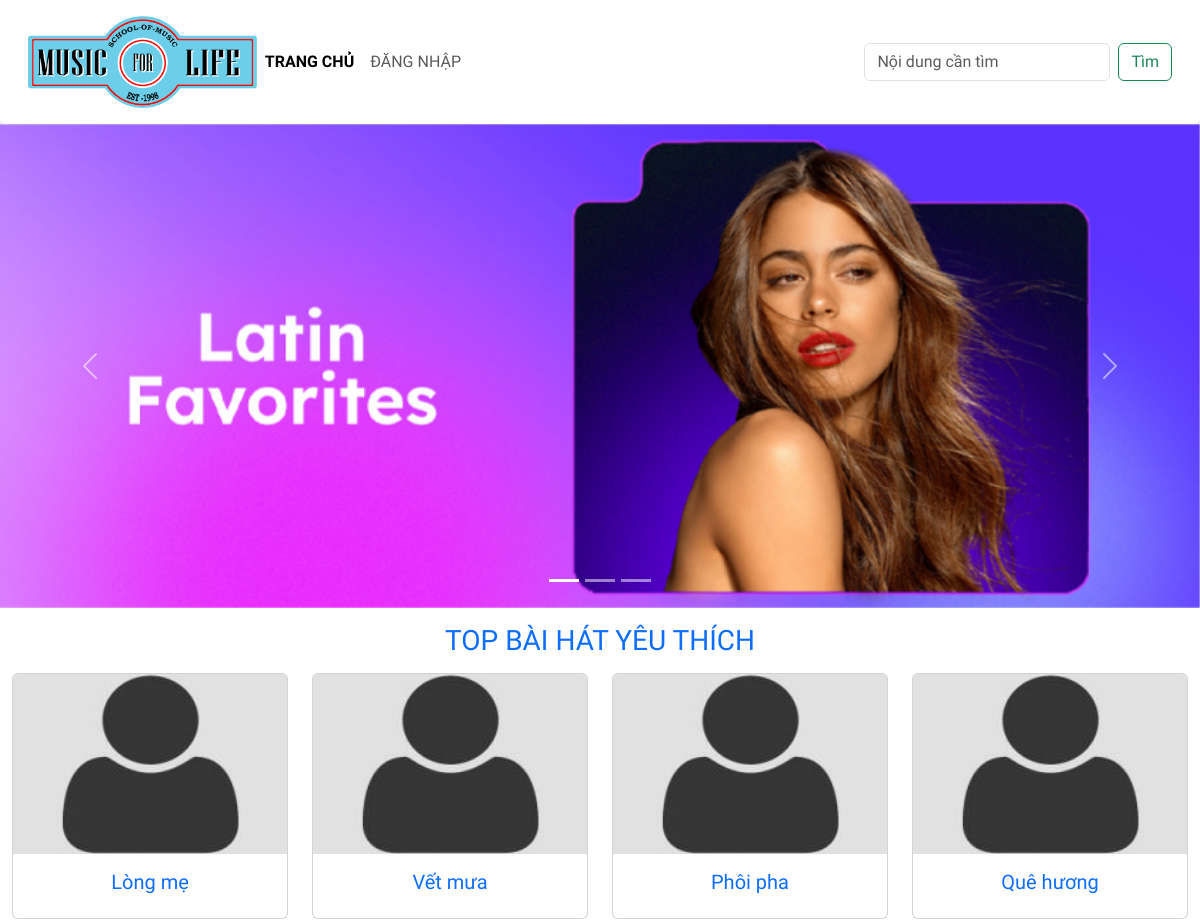
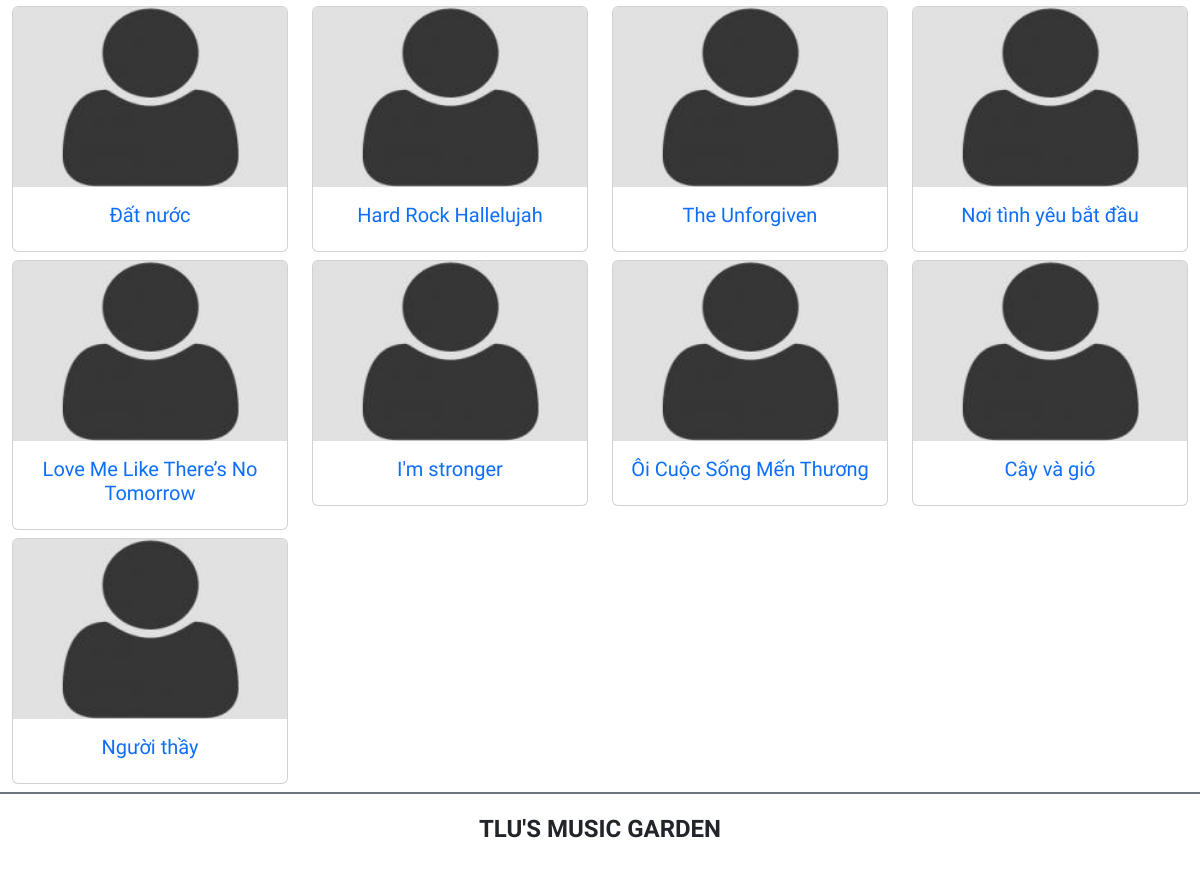
The page / on the database its author committed (2 pictures, top to bottom).
### tables this page shows
CREATE TABLE `baiviet` (
  `ma_bviet` int(11) NOT NULL,
  `tieude` varchar(200) NOT NULL,
  `ten_bhat` varchar(100) NOT NULL,
  `ma_tloai` int(11) NOT NULL,
  `tomtat` text NOT NULL,
  `noidung` text DEFAULT NULL,
  `ma_tgia` int(11) NOT NULL,
  `ngayviet` datetime NOT NULL,
  `hinhanh` varchar(200) DEFAULT NULL
);

### controllers/HomeController.php (called while the page is built)
<?php
    class HomeController{
        public function index(){
            require_once("./services/HomeService.php");
            require_once("./views/home/index_home.php");
        }
    }
?>

### index.php (called while the page is built, shortened)
<?php
$action = isset($_REQUEST['action']) ? $_REQUEST['action'] : 'index';
$myObj = new $controller();
$myObj->$action();
?>

### services/ArticleService.php (called while the page is built, shortened)
<?php
require_once('./models/Article.php');
class ArticleService
{
    public function getAllArticle($type = 'multi', $columnName = null, $condition = null)
    {
        $dbconn = new DBConnection();
        $conn = $dbconn->getConnection();
        if ($type == 'multi') {
            $sql = "SELECT * FROM baiviet";
            $stmt = $conn->prepare($sql);
            $stmt->execute();
        } elseif ($type == 'single' && $columnName != null) {
            $sql = "SELECT * FROM baiviet WHERE $columnName = ?";
            $stmt = $conn->prepare($sql);
            $stmt->execute([$condition]);
        }
        $newArray = [];
        if ($stmt->execute()) {
            while ($row = $stmt->fetch(PDO::FETCH_ASSOC)) {
                $a = new Article($row['ma_bviet'], $row['tieude'], $row['ten_bhat'], $row['ma_tloai'], $row['tomtat'], $row['noidung'], $row['ma_tgia'], $row['ngayviet'], $row['hinhanh']);
                $array = [
                    'ma_bviet' => $a->getMa_bviet(),
                    'tieude' => $a->getTieude(),
                    'ten_bhat' => $a->getTen_bhat(),
                    'ma_tloai' => $a->getMa_tloai(),
                    'tomtat' => $a->getTomtat(),
                    'noidung' => $a->getNoidung(),
                    'ma_tgia' => $a->getMa_tgia(),
                    'ngayviet' => $a->getNgayviet(),
                    'hinhanh' => $a->gethinhanh(),
                ];
                array_push($newArray, $array);
            }
        } else {
            echo "<script>alert('Select that bai')</script>";
        }
        return $newArray;
    }
}
?>

### services/HomeService.php (called while the page is built, shortened)
<?php
    class HomeService
    {
        public function getHomeArticle()
        {
            require_once("ArticleService.php");
            $article = new ArticleService();
            return $article->getAllArticle();
        }
    }
    $html = '';
?>

### models/Article.php (called while the page is built, shortened)
<?php
class Article {
    private $ma_bviet,$tieude,$ten_bhat,$ma_tloai,$tomtat,$noidung,$ma_tgia,$ngayviet,$hinhanh;
    public function __construct($ma_bviet,$tieude,$ten_bhat,$ma_tloai,$tomtat,$noidung,$ma_tgia,$ngayviet,$hinhanh){
        $this->ma_bviet = $ma_bviet;
        $this->tieude = $tieude;
        $this->ten_bhat = $ten_bhat;
        $this->ma_tloai = $ma_tloai;
        $this->tomtat = $tomtat;
        $this->noidung = $noidung;
        $this->ma_tgia = $ma_tgia;
        $this->ngayviet = $ngayviet;
        $this->hinhanh = $hinhanh;
    }
    public function getMa_bviet(){
        return $this->ma_bviet;
    }
    public function getTieude(){
        return $this->tieude;
    }
    public function getTen_bhat(){
        return $this->ten_bhat;
    }
    public function getMa_tloai(){
        return $this->ma_tloai;
    }
    public function getTomtat(){
        return $this->tomtat;
    }
    public function getNoidung(){
        return $this->noidung;
    }
    public function getMa_tgia(){
        return $this->ma_tgia;
    }
    public function getNgayviet(){
        return $this->ngayviet;
    }
    public function getHinhanh(){
        return $this->hinhanh;
    }
}
?>

### views/home/index_home.php (the view, shortened to what this page needs)
<!DOCTYPE html>
<html lang="en">
<head>
    <link href="https://cdn.jsdelivr.net/npm/bootstrap@5.3.0-alpha1/dist/css/bootstrap.min.css" rel="stylesheet">
    <link rel="stylesheet" href="./assets/css/style.css">
</head>
<body>
    <header>
        <nav class="navbar navbar-expand-lg bg-body-tertiary shadow p-3 bg-white rounded">
            <div class="container-fluid">
                <div class="my-logo">
                    <a class="navbar-brand" href="#">
                        <img src="./assets/images/logo2.png" alt="" class="img-fluid">
                    </a>
                </div>
                <div class="collapse navbar-collapse" id="navbarSupportedContent">
                    <ul class="navbar-nav me-auto mb-2 mb-lg-0">
                        <li class="nav-item">
                            <a class="nav-link active" aria-current="page" href="./">Trang chủ</a>
                        </li>
                        <li class="nav-item">
                            <a class="nav-link" href="?controller=authorization">Đăng nhập</a>
                        </li>
                    </ul>
                    <form class="d-flex" role="search">
                        <input class="form-control me-2" type="search" placeholder="Nội dung cần tìm" aria-label="Search">
                        <button class="btn btn-outline-success" type="submit">Tìm</button>
                    </form>
                </div>
            </div>
        </nav>
        <div id="carouselExampleIndicators" class="carousel slide">
            <div class="carousel-indicators">
                <button type="button" data-bs-target="#carouselExampleIndicators" data-bs-slide-to="0" class="active" aria-current="true" aria-label="Slide 1"></button>
                <button type="button" data-bs-target="#carouselExampleIndicators" data-bs-slide-to="1" aria-label="Slide 2"></button>
                <button type="button" data-bs-target="#carouselExampleIndicators" data-bs-slide-to="2" aria-label="Slide 3"></button>
            </div>
            <div class="carousel-inner">
                <div class="carousel-item active">
                    <img src="./assets/images/slideshow/slide01.jpg" class="d-block w-100" alt="...">
                </div>
            </div>
            <button class="carousel-control-prev" type="button" data-bs-target="#carouselExampleIndicators" data-bs-slide="prev">
                <span class="carousel-control-prev-icon" aria-hidden="true"></span>
            </button>
            <button class="carousel-control-next" type="button" data-bs-target="#carouselExampleIndicators" data-bs-slide="next">
                <span class="carousel-control-next-icon" aria-hidden="true"></span>
            </button>
        </div>
    </header>
    <main class="container-fluid mt-3">
        <h3 class="text-center text-uppercase mb-3 text-primary">TOP bài hát yêu thích</h3>
        <?php
        foreach ($home->getHomeArticle() as $value) {
            $img = $value['hinhanh'] ? $value['hinhanh'] : "./assets/images/author/default.jpg";
            $html .= '
                        <div class="col-sm-3">
                            <div class="card mb-2" style="width: 100%;">
                                <img src="' . $img . '" class="card-img-top" alt="...">
                                <div class="card-body">
                                    <h5 class="card-title text-center">
                                        <a href="index.php?controller=detail&ma_bviet=' . $value['ma_bviet'] . '&ma_tgia=' . $value['ma_tgia'] . '&ma_tloai=' . $value['ma_tloai'] . '" class="text-decoration-none"> ' . $value['ten_bhat'] . '</a>
                                    </h5>
                                </div>
                            </div>
                        </div>
                ';
        }
        echo '<div class="row fixbr">';
        echo $html;
        echo '</div>';
        ?>
    </main>
    <footer class="bg-white d-flex justify-content-center align-items-center border-top border-secondary  border-2" style="height:80px">
        <h4 class="text-center text-uppercase fw-bold">TLU's music garden</h4>
    </footer>
</body>
</html>

### assets/css/style.css (style rules this page uses)
body { font-family: 'Numans', sans-serif !important; }
.bg-body-tertiary { background-color:#fff !important; }
.my-logo { max-width: 20%; }
.nav-link { text-transform: uppercase; }
.active { font-weight: bold; }
.card-img-top { width: 100%; height: 15vw; object-fit: cover; }

### rows shown on the page
baiviet: ten_bhat "Lòng mẹ"
baiviet: ten_bhat "Vết mưa"
baiviet: ten_bhat "Phôi pha"
baiviet: ten_bhat "Quê hương"
baiviet: ten_bhat "Đất nước"
baiviet: ten_bhat "Hard Rock Hallelujah"
baiviet: ten_bhat "The Unforgiven"
baiviet: ten_bhat "Nơi tình yêu bắt đầu"
baiviet: ten_bhat "Love Me Like There’s No Tomorrow"
baiviet: ten_bhat "I'm stronger"
baiviet: ten_bhat "Ôi Cuộc Sống Mến Thương"
baiviet: ten_bhat "Cây và gió"
baiviet: ten_bhat "Người thầy"
